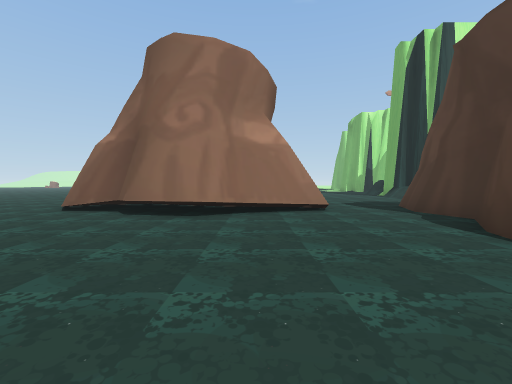
view 1 (above)

22 first-person views from a walk through a scene from a Unity 3-D project. The camera is 1.3 m above the floor, tilts 2° down and sees 90° across. The floor is counted in squares, 2 m on a side. Each view is taken from the middle of a square. On the plan, view 1 faces up. The plan holds only what a view shows up to about 9 squares ahead; the rest is blank. The place goes on beyond the plan. The player character is not drawn.

view 2
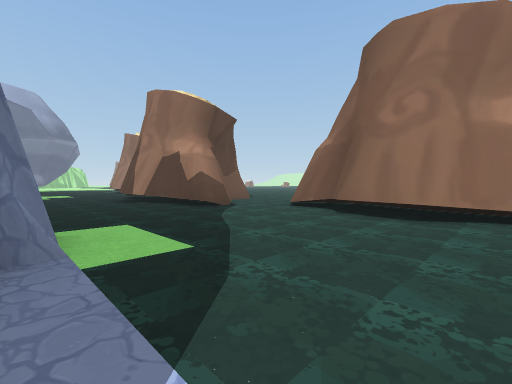

view 3
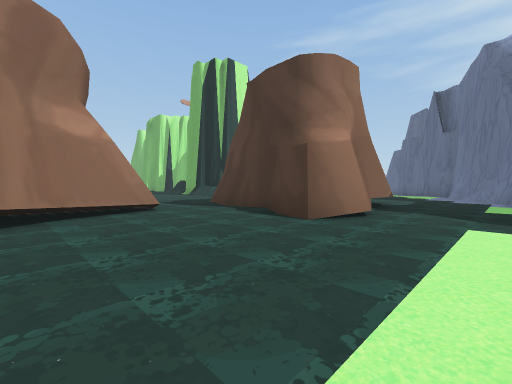

view 4
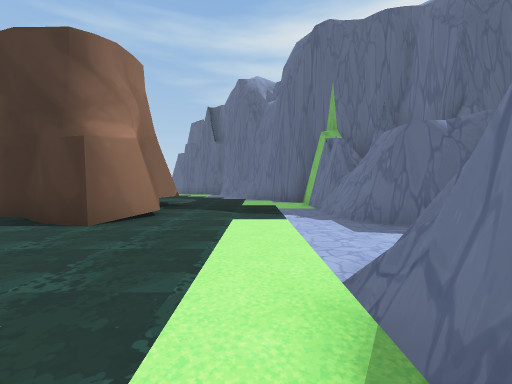

view 5
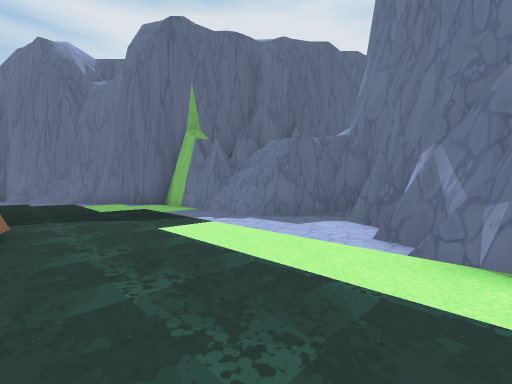

view 6
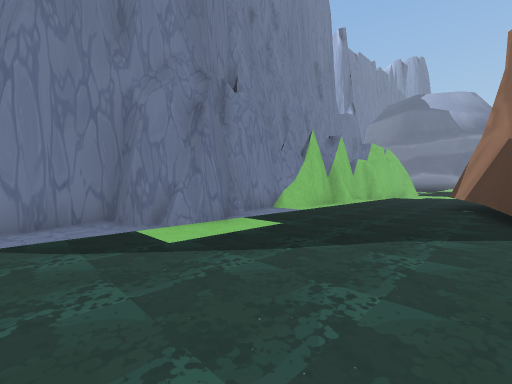

view 7
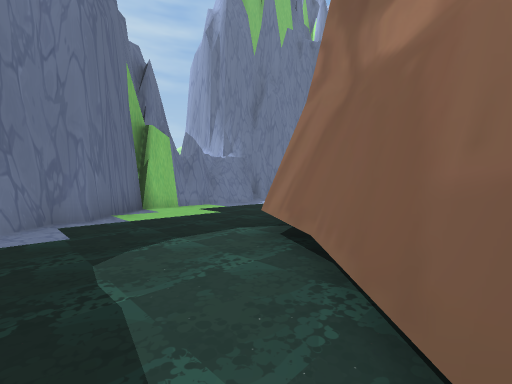

view 8
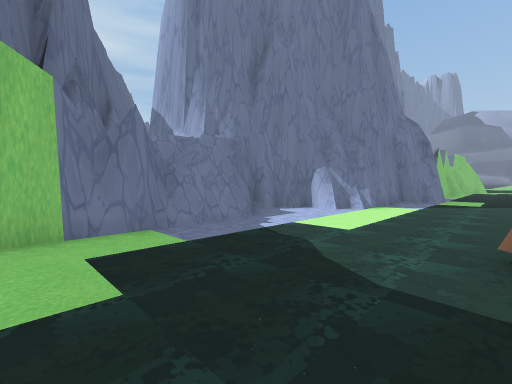

view 9
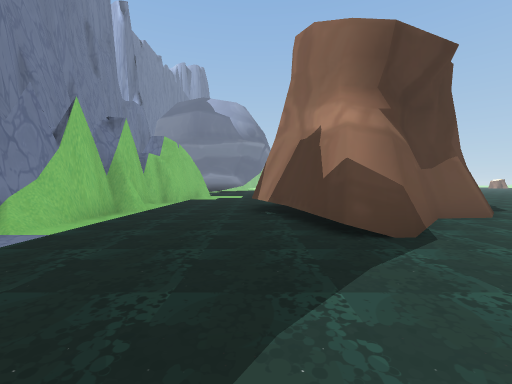

view 10
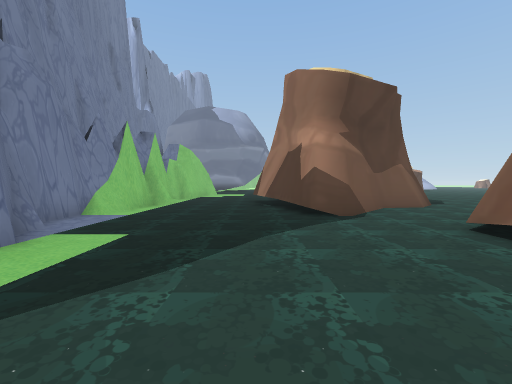

view 11
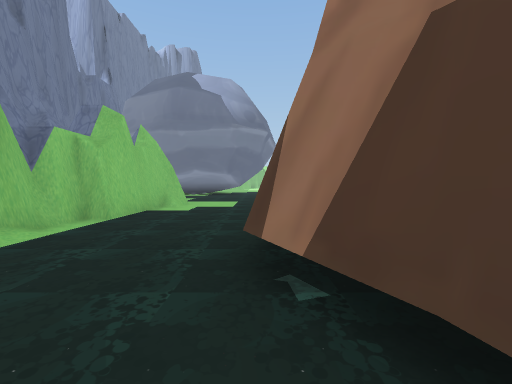

view 12
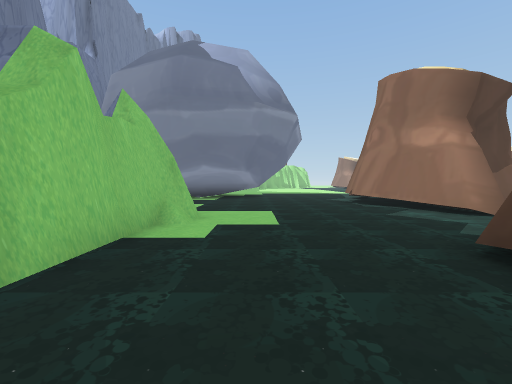

view 13
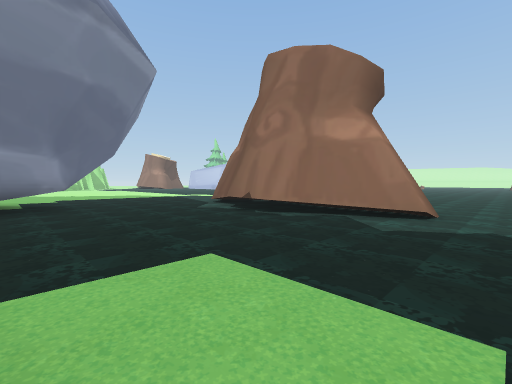

view 14
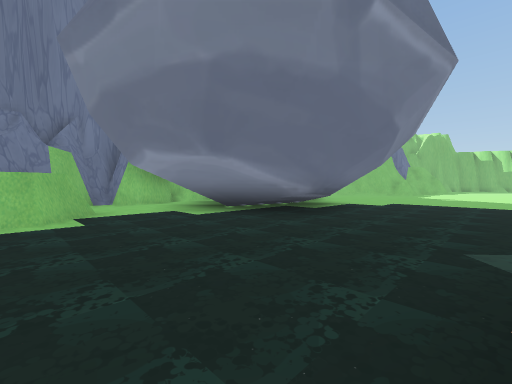

view 15
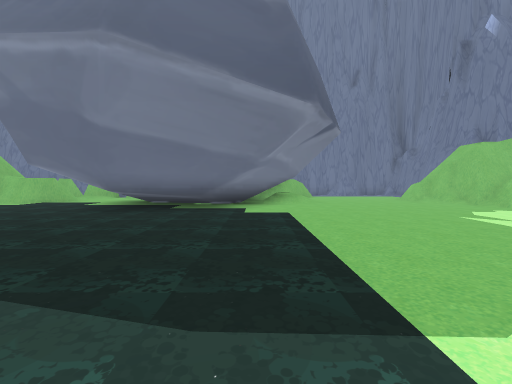

view 16
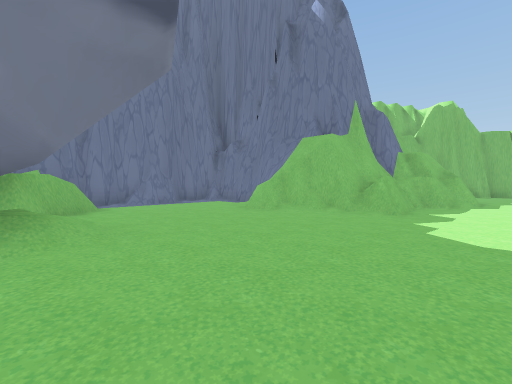

view 17
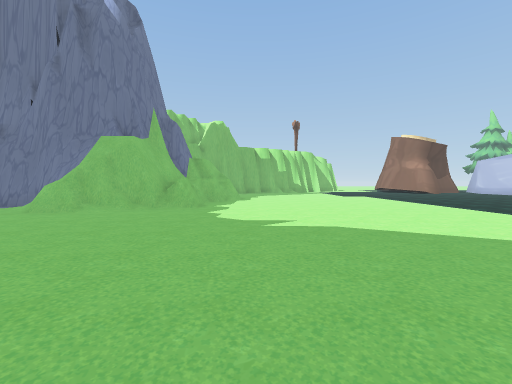

view 18
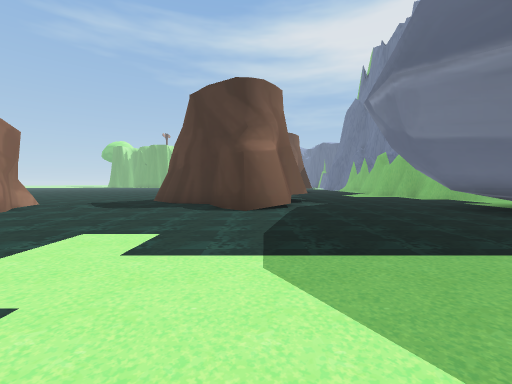

view 19
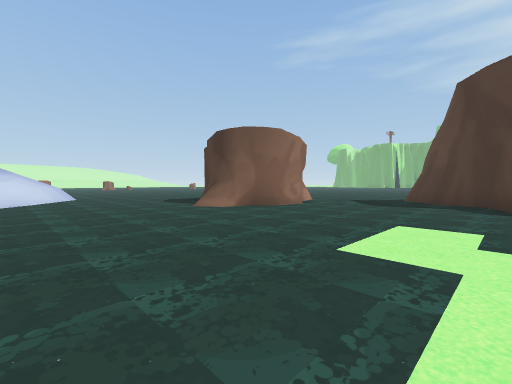

view 20
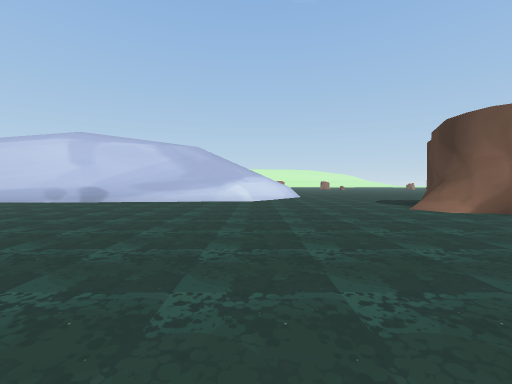

view 21
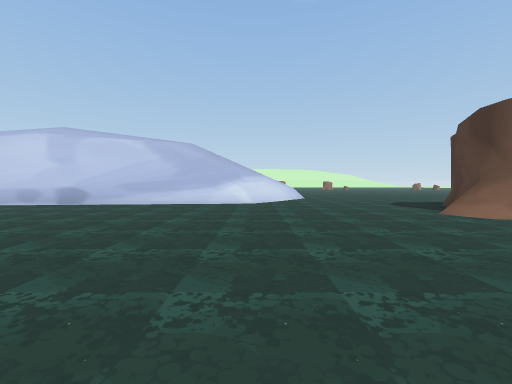

view 22
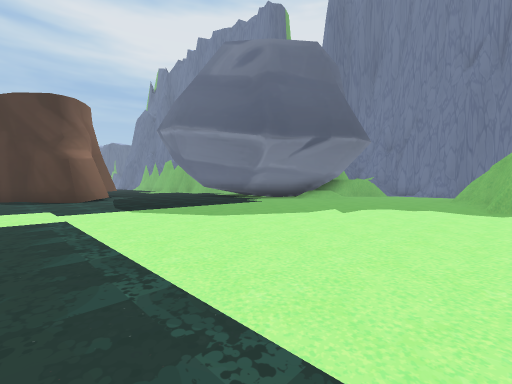

### Floor plan
Key: @ floor where view 1 was taken; # wall or solid block; . floor; / step, stairs or slope; = window, fence, low wall or low ledge; v drop or lower ground.
Columns run from 34 left of view 1 to 10 right of it. Each row starts with its distance up from view 1.
 20      //
 19      /=
 18 vv/////....
 17 ###v#/.....
 16 ...........#
 15 ..........##
 14 ..........####..
 13 ...........##...
 12  ............/ .   ..
 11 .............//.  ...
 10 ...............#  ...   ..
  9 ..............##   ..   ....         ..
  8 .............##    ..    #...       ...
  7 .............##   #..    ##..       ..#
  6 .............######..     #...######..#
  5 ...............##.....    ##....##....#   ##.
  4 ......................#  ###..........#   #..
  3 ........................##...........######..
  2 ..........####........................#......
  1 ###......##### ..............................
  0  ##.....##   ##..###########..##..@........##
 -1   ##.../#    ##.##         #########......##
 -2   ##....#     #. #                 #.######
 -3   #.....#     #.##                 ###
 -4   #....=      ###
 -5     ##.#

Positions as (right, up) in squares from view 1, and headings:
1: (0, 0), facing up
2: (0, 0), facing up-left
3: (-1, 0), facing up-right
4: (-1, 0), facing right
5: (0, 2), facing down-right
6: (-1, 4), facing down-left
7: (10, 5), facing down-left
8: (7, 2), facing down-left
9: (-3, 3), facing left
10: (-1, 3), facing left
11: (-7, 3), facing left
12: (-10, 2), facing left
13: (-14, 1), facing up-left
14: (-17, 5), facing down-left
15: (-25, 8), facing down
16: (-26, 3), facing down-left
17: (-25, 3), facing left
18: (-28, 7), facing right
19: (-29, 8), facing up-right
20: (-29, 8), facing up
21: (-29, 9), facing up
22: (-32, 9), facing down-right
